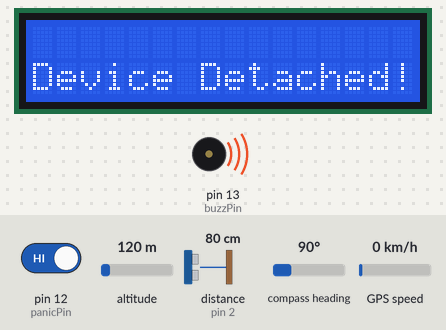
Simulated run of this sketch. Board: Arduino Uno, built with avr-gcc and run on an emulated ATmega328P. On the bench: 16×2 character LCD, buzzer (waves = sounding, pin HIGH). Wiring (inferred from the names in the program): ultrasonic range finder: trigger pin 3; echo pin 2. The test bench sets the inputs (shaded band); at power-on: distance to the obstacle (sensor on pin 2) 80 cm, pin 12 (panicPin) HIGH, altitude 120 m, compass heading 90°, GPS speed 0 km/h. The echo pulse lasts 58.3 µs per cm; the GPS gets a fix after 3 s at 37.7749, -122.4194 with 8 satellites; pins used as bus, display or sensor lines are not drawn; what the sketch prints to the serial monitor is not drawn.

Above: at 1.2 s.
1.3 s: distance to the obstacle (sensor on pin 2) set to 7 cm
5.5 s: distance to the obstacle (sensor on pin 2) set to 4 cm
At 6.8 s:
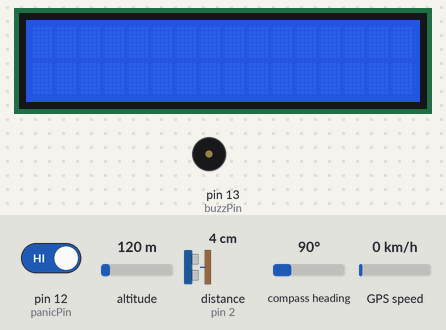
8.9 s: pin 12 (panicPin) driven LOW
At 9.9 s:
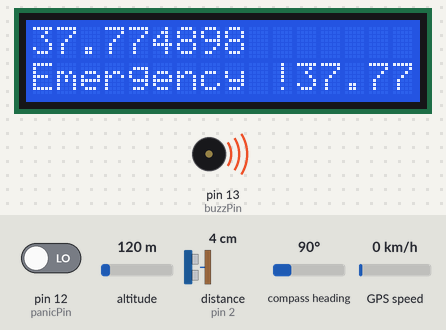
13.1 s: distance to the obstacle (sensor on pin 2) set to 9 cm
At 14.2 s:
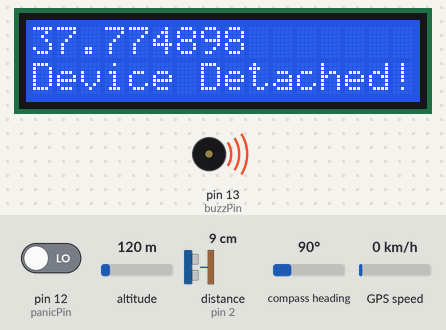
15.8 s: distance to the obstacle (sensor on pin 2) set to 2 cm
At 17.4 s:
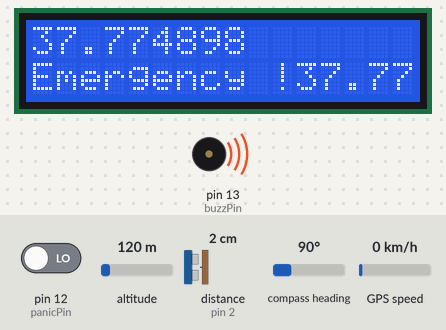
20.0 s: distance to the obstacle (sensor on pin 2) set to 18 cm
At 21.7 s:
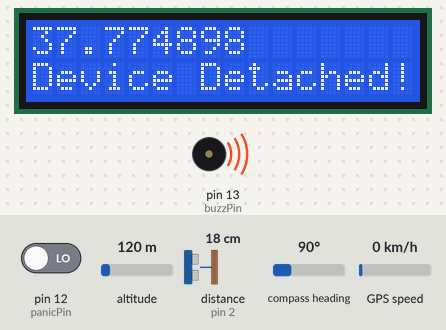
Timing chart, 0 to 23.2 s (numbered marks = the images above; inputs shaded):
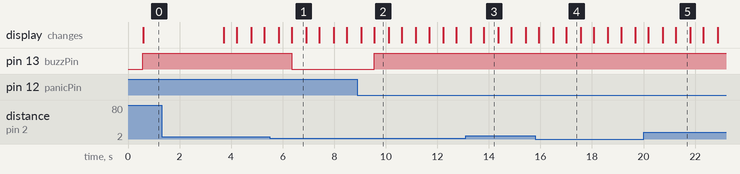

The sketch:

GPS_ultrasonic_Buzzer_PushButton.ino
```cpp
#include <TinyGPS++.h>
#include <SoftwareSerial.h>
#include <LiquidCrystal.h>

const int buzzPin=13,panicPin=12,modePin=7, gpsTX=11, gpsRX=10, trigPin = 3, echoPin = 2,pulsePin= A3 ;
int distanceCm,distanceInch,detect,pressed;
long duration;
const int rs = 9, en = 8, d4 = 7, d5 = 6, d6 = 5, d7 = 4;
LiquidCrystal lcd(rs, en, d4, d5, d6, d7);

TinyGPSPlus gps;
SoftwareSerial loc(gpsRX, gpsTX);
void setup() {
  // put your setup code here, to run once:
pinMode(buzzPin,OUTPUT);
pinMode(panicPin,INPUT);
pinMode(modePin,INPUT);
pinMode(trigPin, OUTPUT);
pinMode(echoPin, INPUT);
pinMode(pulsePin, INPUT);

Serial.begin(9600);
loc.begin(9600);
lcd.begin(16, 2);
}

void displayInfo()
{
  Serial.print(F("Location: "));
  if (gps.location.isValid())
  { lcd.print(gps.location.lat(), 6);
    lcd.setCursor(0, 1);
    lcd.print(gps.location.lng(), 6);
    Serial.print(gps.location.lat(), 6);
    Serial.print(F(","));
    Serial.print(gps.location.lng(), 6);
  }
  else
  {
    Serial.print(F("INVALID"));
  }

  Serial.print(F("  TIME "));
  if (gps.time.isValid())
  {
    Serial.print(gps.time.value());

  }
  else
  {
    Serial.print(F("INVALID"));
  }


  Serial.println();
}
void loop() {
  // put your main code here, to run repeatedly:
digitalWrite(trigPin, LOW);
delayMicroseconds(2);
digitalWrite(trigPin, HIGH);
delayMicroseconds(10);
digitalWrite(trigPin, LOW);
duration = pulseIn(echoPin, HIGH);
//distanceCm = duration*0.034/2;
distanceInch = duration*0.0133/2;

pressed = digitalRead(panicPin);
if(distanceInch > 1)
{detect = 0;}
else
{detect = 1;}
Serial.print(detect);
Serial.println(pressed);
delay(500);


if(detect == 0  || pressed == 0 )
 {digitalWrite(buzzPin,HIGH);
  lcd.setCursor(0, 1);
  if(detect == 0)
   {lcd.print("Device Detached!");}
  else
   {lcd.print("Emergency !");}
 }
else
 {digitalWrite(buzzPin,LOW);
  lcd.clear();}

while (loc.available() > 0)
  if (gps.encode(loc.read()))
     displayInfo();

if (millis() > 10000 && gps.charsProcessed() < 10)
  {
    Serial.println(F("No GPS detected: check wiring."));
    while(true);
  }

}
```

Measured:
- the behaviour switches between 6 and 5 cm on distance to the obstacle (sensor on pin 2) (found by bisection; images 0 and 1)
- after the input at 5.5 s, pin 13 (buzzPin): HIGH → LOW after 0.85 s; the display: first differs from a run without the input after 0.86 s (image 1)
- after the input at 8.9 s, pin 13 (buzzPin): LOW → HIGH after 0.65 s; the display: first differs from a run without the input after 0.65 s (image 2)
- after the input at 13.1 s, the display: first differs from a run without the input after 0.71 s (image 3)
- after the input at 15.8 s, the display: first differs from a run without the input after 1.2 s (image 4)
- after the input at 20.0 s, the display: first differs from a run without the input after 1.3 s (image 5)
- what the display in image 1 shows lasts 0.5 s, from 6.4 s to 6.9 s
